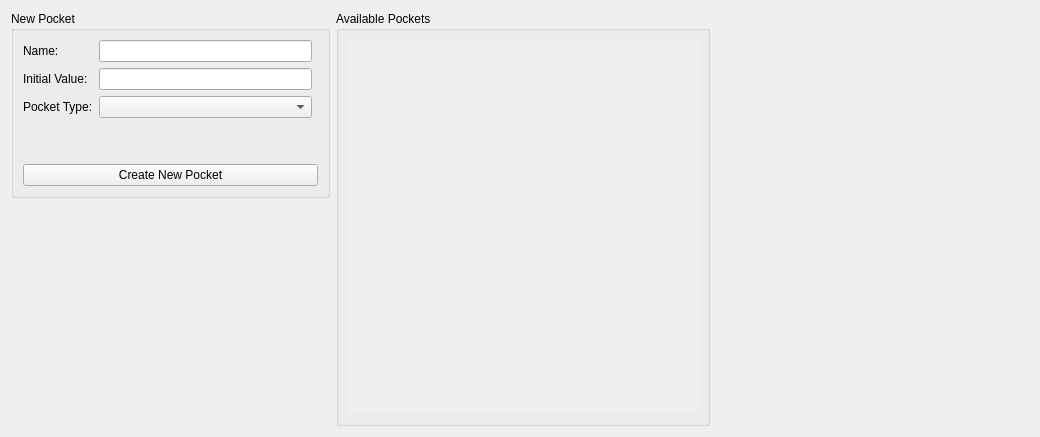
<?xml version="1.0" encoding="UTF-8"?>
<ui version="4.0">
 <class>PocketsWidget</class>
 <widget class="QWidget" name="PocketsWidget">
  <property name="geometry">
   <rect>
    <x>0</x>
    <y>0</y>
    <width>1040</width>
    <height>437</height>
   </rect>
  </property>
  <property name="windowTitle">
   <string>Form</string>
  </property>
  <layout class="QGridLayout" name="gridLayout_2">
   <item row="0" column="1" rowspan="2">
    <widget class="QGroupBox" name="groupBox_2">
     <property name="title">
      <string>Available Pockets</string>
     </property>
     <property name="flat">
      <bool>true</bool>
     </property>
     <layout class="QGridLayout" name="gridLayout_3">
      <item row="0" column="0">
       <widget class="QScrollArea" name="scrollArea">
        <property name="minimumSize">
         <size>
          <width>350</width>
          <height>0</height>
         </size>
        </property>
        <property name="frameShape">
         <enum>QFrame::NoFrame</enum>
        </property>
        <property name="widgetResizable">
         <bool>true</bool>
        </property>
        <widget class="QWidget" name="m_pocketListing_widget">
         <property name="geometry">
          <rect>
           <x>0</x>
           <y>0</y>
           <width>350</width>
           <height>379</height>
          </rect>
         </property>
         <layout class="QVBoxLayout" name="m_pocketListing_layout"/>
        </widget>
       </widget>
      </item>
     </layout>
    </widget>
   </item>
   <item row="0" column="0">
    <widget class="QGroupBox" name="groupBox">
     <property name="title">
      <string>New Pocket</string>
     </property>
     <property name="flat">
      <bool>true</bool>
     </property>
     <layout class="QGridLayout" name="gridLayout">
      <item row="0" column="0">
       <widget class="QLabel" name="label">
        <property name="text">
         <string>Name:</string>
        </property>
       </widget>
      </item>
      <item row="0" column="1">
       <widget class="QLineEdit" name="m_newPocketName_lineEdit">
        <property name="maximumSize">
         <size>
          <width>16777215</width>
          <height>16777215</height>
         </size>
        </property>
       </widget>
      </item>
      <item row="3" column="0" colspan="2">
       <widget class="QLabel" name="m_information_lbl">
        <property name="text">
         <string/>
        </property>
        <property name="wordWrap">
         <bool>true</bool>
        </property>
        <property name="error" stdset="0">
         <bool>true</bool>
        </property>
       </widget>
      </item>
      <item row="1" column="0">
       <widget class="QLabel" name="label_2">
        <property name="text">
         <string>Initial Value:</string>
        </property>
       </widget>
      </item>
      <item row="4" column="0" colspan="3">
       <spacer name="verticalSpacer">
        <property name="orientation">
         <enum>Qt::Vertical</enum>
        </property>
        <property name="sizeType">
         <enum>QSizePolicy::Fixed</enum>
        </property>
        <property name="sizeHint" stdset="0">
         <size>
          <width>20</width>
          <height>20</height>
         </size>
        </property>
       </spacer>
      </item>
      <item row="1" column="1">
       <widget class="QLineEdit" name="m_newPocketInitialValue_lineEdit">
        <property name="maximumSize">
         <size>
          <width>16777215</width>
          <height>16777215</height>
         </size>
        </property>
       </widget>
      </item>
      <item row="5" column="0" colspan="3">
       <widget class="QPushButton" name="m_createNewPocket_btn">
        <property name="maximumSize">
         <size>
          <width>350</width>
          <height>16777215</height>
         </size>
        </property>
        <property name="text">
         <string>Create New Pocket</string>
        </property>
       </widget>
      </item>
      <item row="2" column="0">
       <widget class="QLabel" name="label_3">
        <property name="text">
         <string>Pocket Type:</string>
        </property>
       </widget>
      </item>
      <item row="2" column="1">
       <widget class="QComboBox" name="m_pocketType_comboBox">
        <property name="placeholderText">
         <string>Select Type</string>
        </property>
       </widget>
      </item>
     </layout>
    </widget>
   </item>
   <item row="1" column="0">
    <spacer name="verticalSpacer_2">
     <property name="orientation">
      <enum>Qt::Vertical</enum>
     </property>
     <property name="sizeHint" stdset="0">
      <size>
       <width>20</width>
       <height>40</height>
      </size>
     </property>
    </spacer>
   </item>
   <item row="0" column="2" rowspan="2">
    <spacer name="horizontalSpacer">
     <property name="orientation">
      <enum>Qt::Horizontal</enum>
     </property>
     <property name="sizeHint" stdset="0">
      <size>
       <width>40</width>
       <height>20</height>
      </size>
     </property>
    </spacer>
   </item>
  </layout>
 </widget>
 <resources/>
 <connections/>
</ui>
